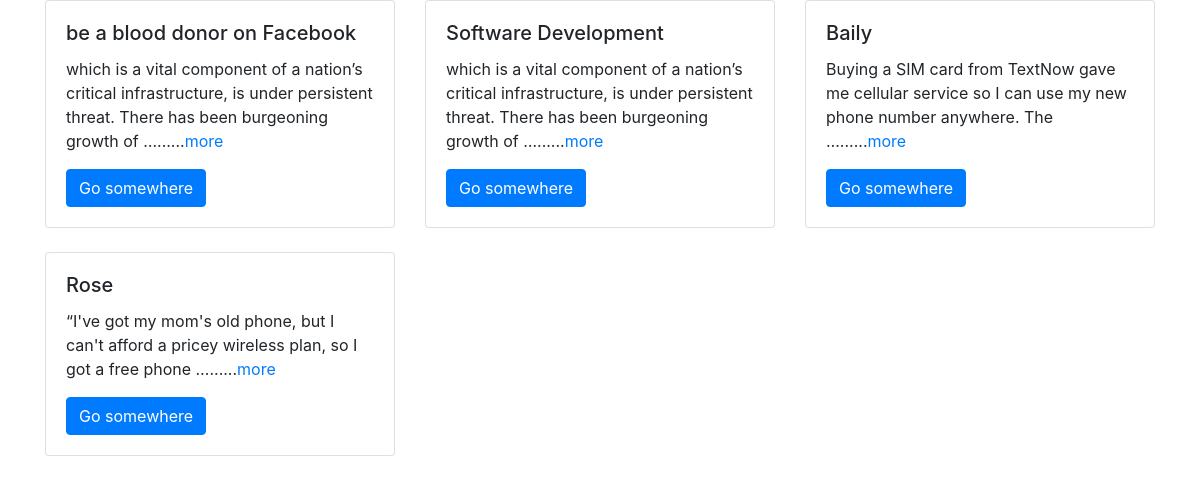
Before: / with the older database file.
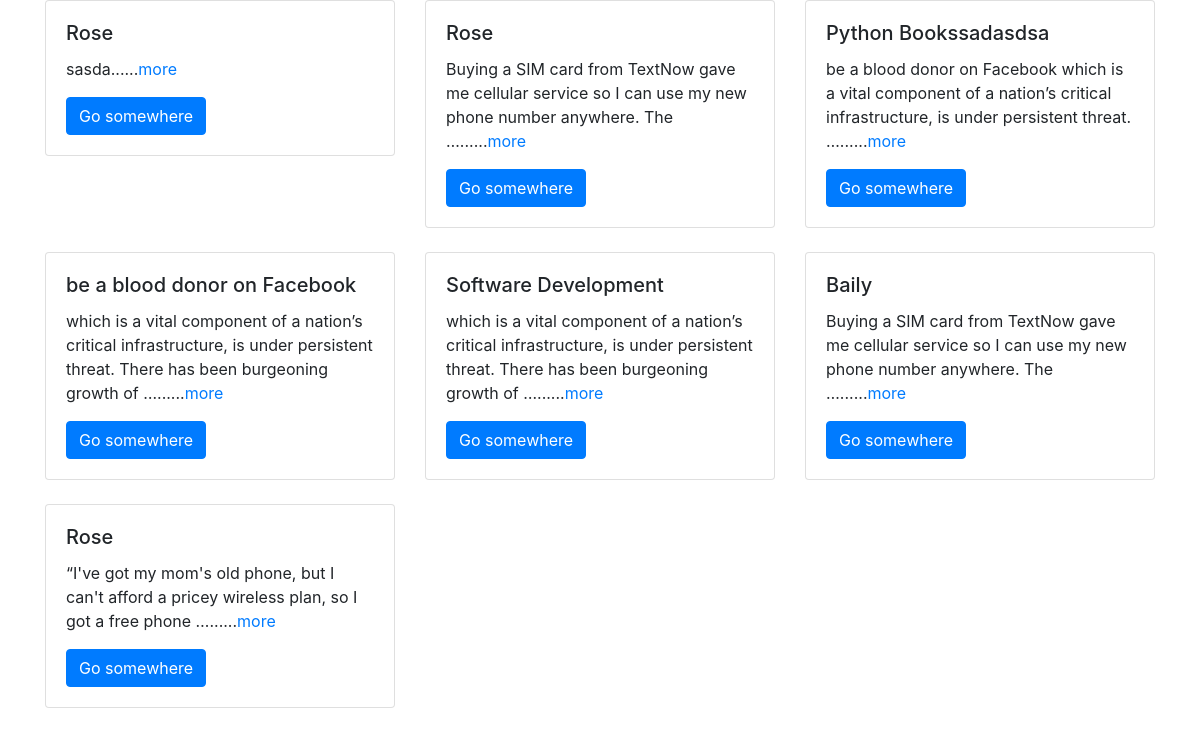
After: the same page with the newer database file.
### app/models.py (models this page shows, shortened)
class Post(models.Model):
    title = models.CharField(max_length=250)
    slug = models.SlugField(max_length=250, null=True, blank=True)
    text = models.TextField()
    published_at = models.DateTimeField(auto_now_add=True)
    updated = models.DateTimeField(auto_now=True)
    class Meta:
        ordering = ('-published_at',)

### app/views.py (the view)
# urls.py: path('', views.home, name= 'home'),
def home(request):
    texts= Post.objects.all()
    return render(request, "home.html",{'texts': texts})

### Templates/home.html (shortened to what this page needs)
<!DOCTYPE html>
<html lang="en">
<head>
    <link rel="stylesheet" href="https://stackpath.bootstrapcdn.com/bootstrap/4.4.1/css/bootstrap.min.css">
</head>
<body>
    <div class="container">
        <div class="row">
            {% for text in texts %}
            <div class="col-sm-4">
              <div class="card">
                <div class="card-body">
                  <h5 class="card-title">{{ text.title }}</h5>
                  <p class="card-text">{{ text.text | truncatewords:20 }}......<a href="{% url 'detail' text.slug %}">more</a></p>
                  <a href="{% url 'detail' text.slug %}" class="btn btn-primary">Go somewhere</a>
                </div>
              </div>
              <br>
            </div>
        {% endfor %}
          </div>
    </div>
</body>
</html>

Changed rows visible on the page:
added Post: title "Rose", text "sasda"
added Post: title "Rose", text "Buying a SIM card from TextNow gave me cellular service so I can use my new phone number anywhere. The …"
added Post: title "Python Bookssadasdsa", text "be a blood donor on Facebook which is a vital component of a nation’s critical infrastructure, is under persistent threat. …"
